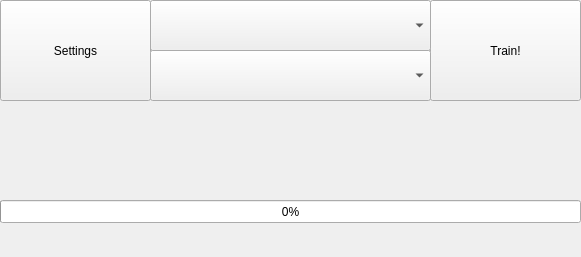
<?xml version="1.0" encoding="UTF-8"?>
<ui version="4.0">
 <class>Train</class>
 <widget class="QWidget" name="Train">
  <property name="geometry">
   <rect>
    <x>0</x>
    <y>0</y>
    <width>581</width>
    <height>257</height>
   </rect>
  </property>
  <property name="windowTitle">
   <string>Train Model</string>
  </property>
  <widget class="QProgressBar" name="progressBar">
   <property name="geometry">
    <rect>
     <x>0</x>
     <y>200</y>
     <width>581</width>
     <height>23</height>
    </rect>
   </property>
   <property name="palette">
    <palette>
     <active>
      <colorrole role="Highlight">
       <brush brushstyle="SolidPattern">
        <color alpha="255">
         <red>62</red>
         <green>180</green>
         <blue>137</blue>
        </color>
       </brush>
      </colorrole>
      <colorrole role="Link">
       <brush brushstyle="SolidPattern">
        <color alpha="255">
         <red>62</red>
         <green>180</green>
         <blue>137</blue>
        </color>
       </brush>
      </colorrole>
      <colorrole role="Accent">
       <brush brushstyle="SolidPattern">
        <color alpha="255">
         <red>62</red>
         <green>180</green>
         <blue>137</blue>
        </color>
       </brush>
      </colorrole>
     </active>
     <inactive>
      <colorrole role="Highlight">
       <brush brushstyle="SolidPattern">
        <color alpha="255">
         <red>62</red>
         <green>180</green>
         <blue>137</blue>
        </color>
       </brush>
      </colorrole>
      <colorrole role="Link">
       <brush brushstyle="SolidPattern">
        <color alpha="255">
         <red>62</red>
         <green>180</green>
         <blue>137</blue>
        </color>
       </brush>
      </colorrole>
      <colorrole role="Accent">
       <brush brushstyle="SolidPattern">
        <color alpha="255">
         <red>62</red>
         <green>180</green>
         <blue>137</blue>
        </color>
       </brush>
      </colorrole>
     </inactive>
     <disabled>
      <colorrole role="Link">
       <brush brushstyle="SolidPattern">
        <color alpha="255">
         <red>62</red>
         <green>180</green>
         <blue>137</blue>
        </color>
       </brush>
      </colorrole>
      <colorrole role="Accent">
       <brush brushstyle="SolidPattern">
        <color alpha="255">
         <red>62</red>
         <green>180</green>
         <blue>137</blue>
        </color>
       </brush>
      </colorrole>
     </disabled>
    </palette>
   </property>
   <property name="autoFillBackground">
    <bool>true</bool>
   </property>
   <property name="value">
    <number>0</number>
   </property>
   <property name="invertedAppearance">
    <bool>false</bool>
   </property>
  </widget>
  <widget class="QPushButton" name="Train_2">
   <property name="geometry">
    <rect>
     <x>430</x>
     <y>0</y>
     <width>151</width>
     <height>101</height>
    </rect>
   </property>
   <property name="text">
    <string>Train!</string>
   </property>
  </widget>
  <widget class="QComboBox" name="select_dataset">
   <property name="geometry">
    <rect>
     <x>150</x>
     <y>0</y>
     <width>281</width>
     <height>51</height>
    </rect>
   </property>
   <property name="currentText">
    <string/>
   </property>
   <property name="placeholderText">
    <string>Select Dataset</string>
   </property>
  </widget>
  <widget class="QPushButton" name="Settings">
   <property name="geometry">
    <rect>
     <x>0</x>
     <y>0</y>
     <width>151</width>
     <height>101</height>
    </rect>
   </property>
   <property name="text">
    <string>Settings</string>
   </property>
  </widget>
  <widget class="QComboBox" name="select_model">
   <property name="geometry">
    <rect>
     <x>150</x>
     <y>50</y>
     <width>281</width>
     <height>51</height>
    </rect>
   </property>
   <property name="currentText">
    <string/>
   </property>
   <property name="placeholderText">
    <string>Select Model</string>
   </property>
  </widget>
 </widget>
 <resources/>
 <connections/>
</ui>
